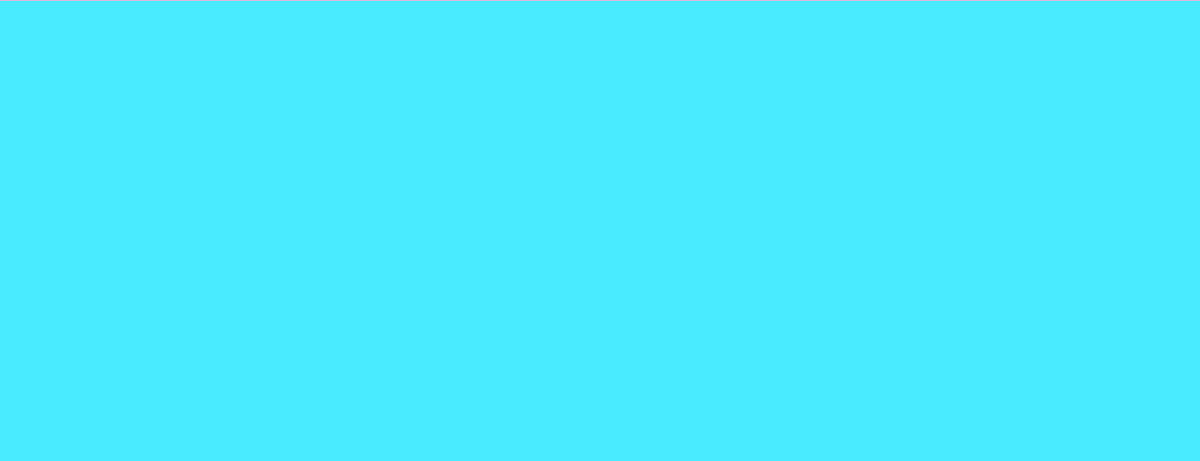
Frame 1 (no input)
Frame 60 (the mouse pressed at the canvas centre just before this capture): identical to frame 1, image omitted
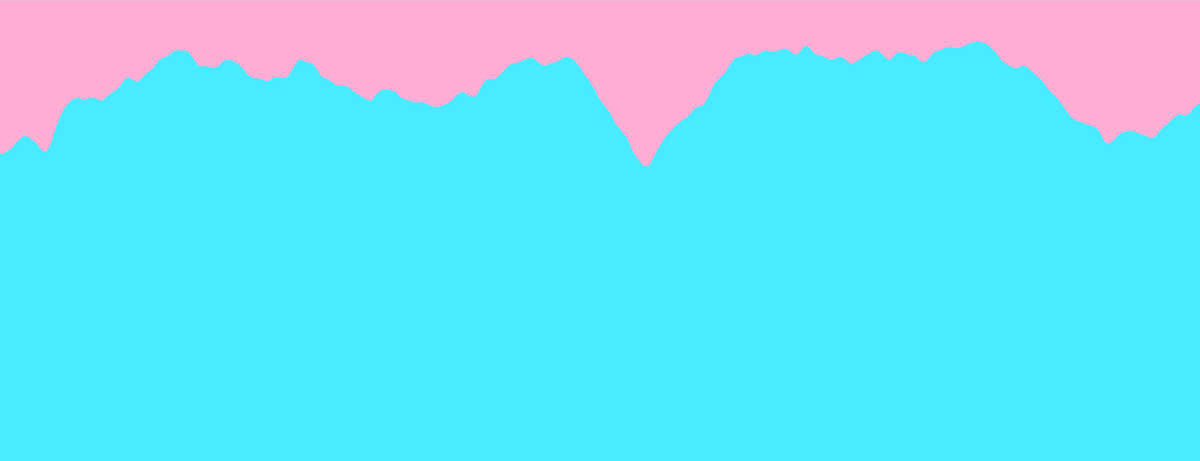
Frame 120 (the mouse held since frame 60 and released just before this capture)

The Processing sketch that drew these frames (run headless with seeded random() and noise(); from frame 60 on, the mouse is pressed at the canvas centre):

// Processing sketch: processing_135570
// ── processing_135570.pde

int i = 1;
float fn= 0;
 
void setup() {
  smooth (10);
  size (1300, 500);
  stroke(250);
  frameRate(36);
  noCursor();
}
 
void draw() {
  fn ++;
  background(72,235,255,50);
   
  for(int x = 0; x < width; x ++) {
    stroke (255,173,213);
    float n = noise(float (x) /100,fn/100);
    n = map(n,0,1,n,mouseY);
    line (x,0,x,n-1);
  }
   
  i+=1;
}
